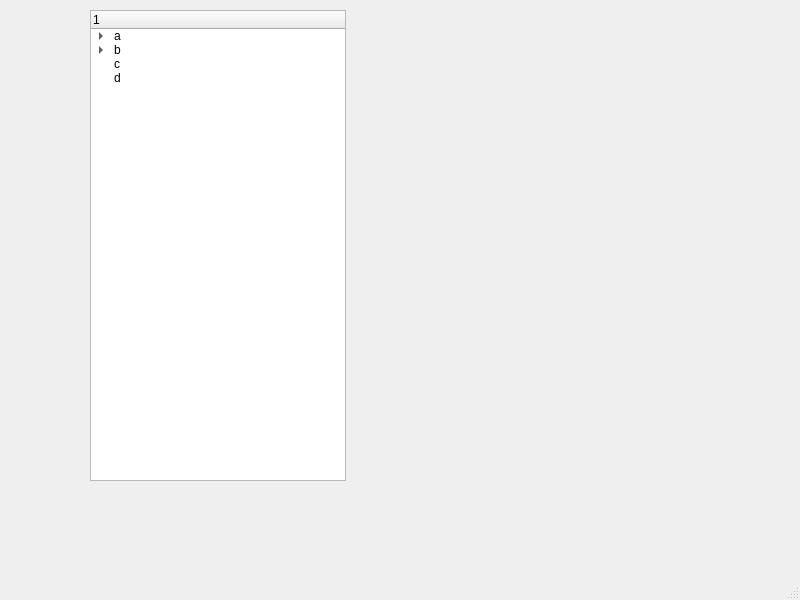
<?xml version="1.0" encoding="UTF-8"?>
<ui version="4.0">
 <class>MainWindow</class>
 <widget class="QMainWindow" name="MainWindow">
  <property name="geometry">
   <rect>
    <x>0</x>
    <y>0</y>
    <width>800</width>
    <height>600</height>
   </rect>
  </property>
  <property name="mouseTracking">
   <bool>true</bool>
  </property>
  <property name="windowTitle">
   <string>MainWindow</string>
  </property>
  <widget class="QWidget" name="centralwidget">
   <widget class="QTreeWidget" name="treeWidget">
    <property name="geometry">
     <rect>
      <x>90</x>
      <y>10</y>
      <width>256</width>
      <height>471</height>
     </rect>
    </property>
    <property name="mouseTracking">
     <bool>true</bool>
    </property>
    <property name="dragEnabled">
     <bool>false</bool>
    </property>
    <column>
     <property name="text">
      <string>1</string>
     </property>
    </column>
    <item>
     <property name="text">
      <string>a</string>
     </property>
     <item>
      <property name="text">
       <string>a1</string>
      </property>
     </item>
     <item>
      <property name="text">
       <string>a2</string>
      </property>
     </item>
    </item>
    <item>
     <property name="text">
      <string>b</string>
     </property>
     <item>
      <property name="text">
       <string>b1</string>
      </property>
     </item>
     <item>
      <property name="text">
       <string>b2</string>
      </property>
     </item>
    </item>
    <item>
     <property name="text">
      <string>c</string>
     </property>
    </item>
    <item>
     <property name="text">
      <string>d</string>
     </property>
    </item>
   </widget>
  </widget>
  <widget class="QMenuBar" name="menubar">
   <property name="geometry">
    <rect>
     <x>0</x>
     <y>0</y>
     <width>800</width>
     <height>21</height>
    </rect>
   </property>
  </widget>
  <widget class="QStatusBar" name="statusbar"/>
 </widget>
 <resources/>
 <connections/>
</ui>
